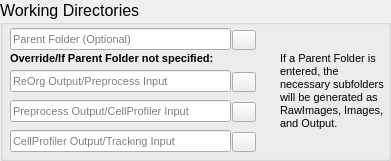
     <widget class="QGroupBox" name="Folders">
      <property name="geometry">
       <rect>
        <x>420</x>
        <y>80</y>
        <width>391</width>
        <height>161</height>
       </rect>
      </property>
      <property name="font">
       <font>
        <pointsize>12</pointsize>
       </font>
      </property>
      <property name="title">
       <string>Working Directories</string>
      </property>
      <widget class="QLineEdit" name="Parent">
       <property name="geometry">
        <rect>
         <x>10</x>
         <y>28</y>
         <width>221</width>
         <height>22</height>
        </rect>
       </property>
       <property name="font">
        <font>
         <pointsize>8</pointsize>
        </font>
       </property>
       <property name="autoFillBackground">
        <bool>false</bool>
       </property>
       <property name="text">
        <string/>
       </property>
       <property name="placeholderText">
        <string>Parent Folder (Optional)</string>
       </property>
      </widget>
      <widget class="QLineEdit" name="CP_in">
       <property name="geometry">
        <rect>
         <x>10</x>
         <y>100</y>
         <width>221</width>
         <height>22</height>
        </rect>
       </property>
       <property name="font">
        <font>
         <pointsize>8</pointsize>
        </font>
       </property>
       <property name="text">
        <string/>
       </property>
       <property name="placeholderText">
        <string>Preprocess Output/CellProfiler Input</string>
       </property>
      </widget>
      <widget class="QLineEdit" name="tr_in">
       <property name="geometry">
        <rect>
         <x>10</x>
         <y>130</y>
         <width>221</width>
         <height>22</height>
        </rect>
       </property>
       <property name="font">
        <font>
         <pointsize>8</pointsize>
        </font>
       </property>
       <property name="text">
        <string/>
       </property>
       <property name="placeholderText">
        <string>CellProfiler Output/Tracking Input</string>
       </property>
      </widget>
      <widget class="QLabel" name="box">
       <property name="geometry">
        <rect>
         <x>280</x>
         <y>30</y>
         <width>111</width>
         <height>121</height>
        </rect>
       </property>
       <property name="font">
        <font>
         <pointsize>8</pointsize>
        </font>
       </property>
       <property name="text">
        <string>If a Parent Folder is entered, the necessary subfolders will be generated as RawImages, Images, and Output.</string>
       </property>
       <property name="wordWrap">
        <bool>true</bool>
       </property>
      </widget>
      <widget class="QLabel" name="label_29">
       <property name="geometry">
        <rect>
         <x>10</x>
         <y>50</y>
         <width>261</width>
         <height>17</height>
        </rect>
       </property>
       <property name="font">
        <font>
         <pointsize>8</pointsize>
         <weight>75</weight>
         <bold>true</bold>
        </font>
       </property>
       <property name="text">
        <string>Override/If Parent Folder not specified:</string>
       </property>
      </widget>
      <widget class="QPushButton" name="b6">
       <property name="geometry">
        <rect>
         <x>232</x>
         <y>30</y>
         <width>24</width>
         <height>20</height>
        </rect>
       </property>
       <property name="text">
        <string/>
       </property>
       <property name="icon">
        <iconset>
         <normaloff>../../Downloads/icons8-browse-folder-48.png</normaloff>../../Downloads/icons8-browse-folder-48.png</iconset>
       </property>
       <property name="iconSize">
        <size>
         <width>22</width>
         <height>22</height>
        </size>
       </property>
      </widget>
      <widget class="QPushButton" name="b7">
       <property name="geometry">
        <rect>
         <x>232</x>
         <y>72</y>
         <width>24</width>
         <height>20</height>
        </rect>
       </property>
       <property name="text">
        <string/>
       </property>
       <property name="icon">
        <iconset>
         <normaloff>../../Downloads/icons8-browse-folder-48.png</normaloff>../../Downloads/icons8-browse-folder-48.png</iconset>
       </property>
       <property name="iconSize">
        <size>
         <width>22</width>
         <height>22</height>
        </size>
       </property>
      </widget>
      <widget class="QPushButton" name="b8">
       <property name="geometry">
        <rect>
         <x>232</x>
         <y>102</y>
         <width>24</width>
         <height>20</height>
        </rect>
       </property>
       <property name="text">
        <string/>
       </property>
       <property name="icon">
        <iconset>
         <normaloff>../../Downloads/icons8-browse-folder-48.png</normaloff>../../Downloads/icons8-browse-folder-48.png</iconset>
       </property>
       <property name="iconSize">
        <size>
         <width>22</width>
         <height>22</height>
        </size>
       </property>
      </widget>
      <widget class="QPushButton" name="b9">
       <property name="geometry">
        <rect>
         <x>232</x>
         <y>132</y>
         <width>24</width>
         <height>20</height>
        </rect>
       </property>
       <property name="text">
        <string/>
       </property>
       <property name="icon">
        <iconset>
         <normaloff>../../Downloads/icons8-browse-folder-48.png</normaloff>../../Downloads/icons8-browse-folder-48.png</iconset>
       </property>
       <property name="iconSize">
        <size>
         <width>22</width>
         <height>22</height>
        </size>
       </property>
      </widget>
      <widget class="QLineEdit" name="prep_in">
       <property name="geometry">
        <rect>
         <x>10</x>
         <y>70</y>
         <width>221</width>
         <height>22</height>
        </rect>
       </property>
       <property name="font">
        <font>
         <pointsize>8</pointsize>
        </font>
       </property>
       <property name="text">
        <string/>
       </property>
       <property name="placeholderText">
        <string>ReOrg Output/Preprocess Input</string>
       </property>
      </widget>
     </widget>
